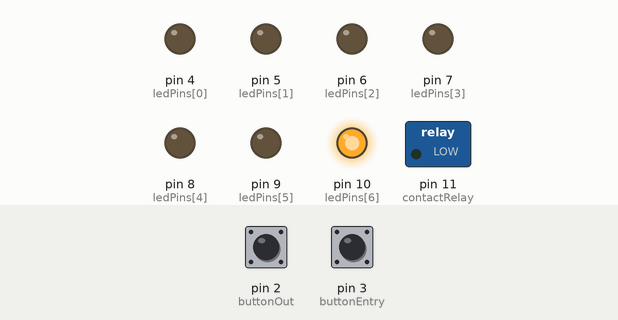
Simulated run of this sketch. Board: Arduino Uno, built with avr-gcc and run on an emulated ATmega328P. On the bench: switched loads named in the sketch (green lamp = pin HIGH), output pins drawn as LEDs (lit = HIGH). Inputs (shaded band) come from the test bench; at power-on: pin 3 (buttonEntry) HIGH, pin 2 (buttonOut) HIGH.

Above: at 1.2 s.
1.3 s: pin 3 (buttonEntry) pulled LOW for 0.15 s
At 2.4 s:
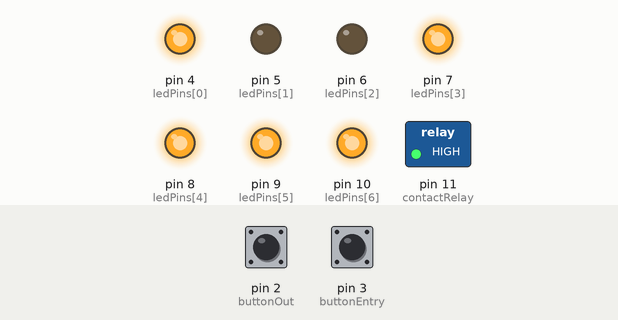
4.4 s: pin 2 (buttonOut) pulled LOW for 0.15 s
At 6.7 s:
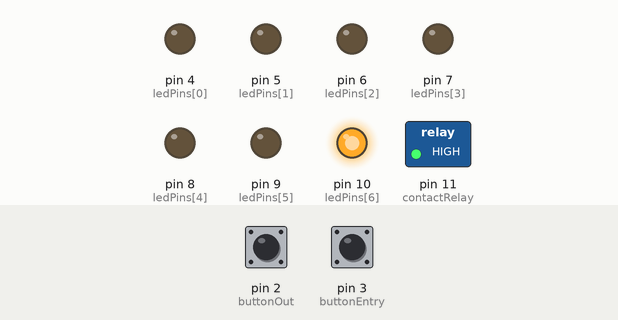
7.5 s: pin 3 (buttonEntry) pulled LOW for 1 s
At 9.4 s:
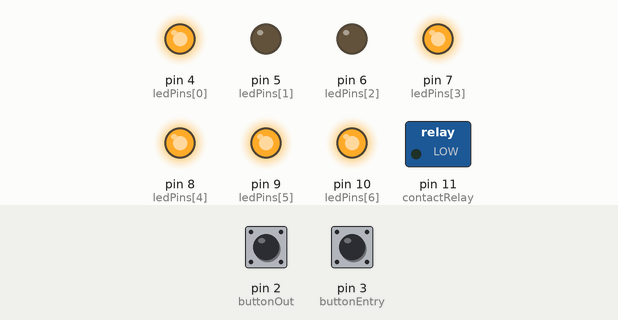
11.5 s: pin 3 (buttonEntry) pulled LOW for 0.15 s
At 12.5 s:
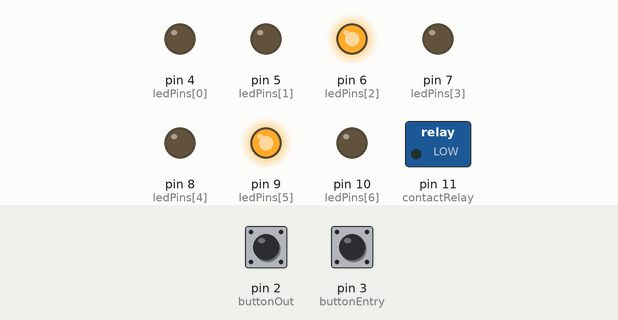
14.6 s: pin 3 (buttonEntry) pulled LOW for 3.2 s
At 16.9 s:
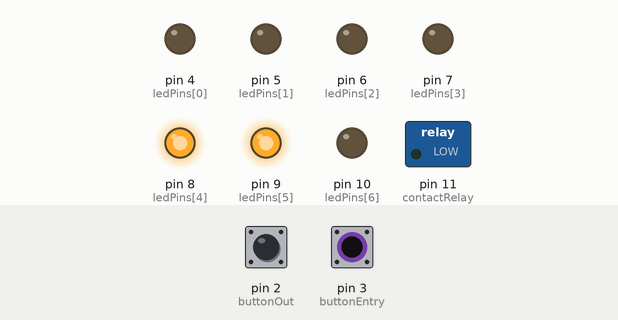
20.8 s: pin 3 (buttonEntry) pulled LOW for 0.15 s
At 22.8 s:
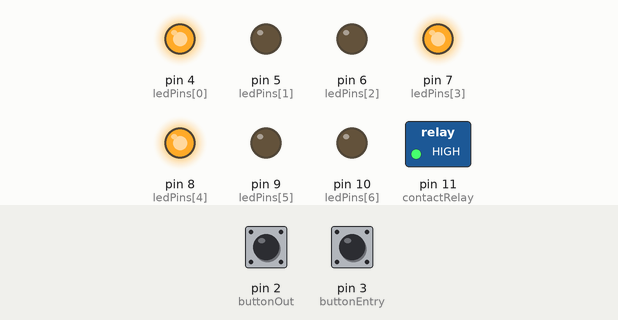
Timing chart, 0 to 24.9 s (numbered marks = the images above; inputs shaded):
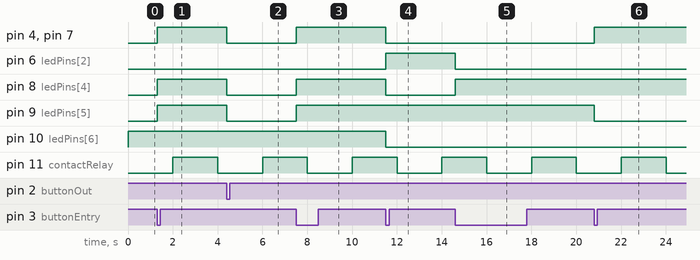

The sketch:

sketch.ino
```cpp
#define SIZE 7
#define EMPTY 0
#define FULL 1
const int buttonEntry = 3;
const int buttonOut = 2;
int fsm;

const int ledPins[SIZE] = {4 , 5 , 6 , 7 , 8 , 9 , 10};
const byte ledMatrix[][SIZE] = {
  {0,0,0,0,0,0,1},
  {1,0,0,1,1,1,1},
  {0,0,1,0,0,1,0},
  {0,0,0,0,1,1,0},
  {1,0,0,1,1,0,0},
  {0,1,0,0,1,0,0},
  {0,1,0,0,0,0,0},
  {0,0,0,1,1,1,1},
  {0,0,0,0,0,0,0},
  {0,0,0,1,1,0,0}
};

const int contactRelay = 11;
unsigned long ledLastDebounce = 0;
int ledState = LOW;
int counter;

volatile unsigned long lastOutDebounce = 0;
volatile unsigned long debounceDelay = 200;
volatile bool isOut = false;

volatile unsigned long lastEntryDebounce = 0;
volatile bool isEntry = false;

void setup() {
  pinMode(buttonEntry , INPUT_PULLUP);
  attachInterrupt(1 , entryInterrupt , FALLING);
  pinMode(buttonOut , INPUT_PULLUP);
  attachInterrupt(0, outInterrupt , FALLING);

  for(int i = 0 ; i < SIZE ; i++){
    pinMode(ledPins[i], OUTPUT);
  }

  pinMode(contactRelay , OUTPUT);
  fsm = EMPTY;
}

void loop() {
  switch(fsm){
    case EMPTY:
      blinkingLed();
      display(counter);
      if(isEntry){
        if(counter < 9){
          counter++;
        }
        isEntry = false;
      }

      if(isOut){
        if(counter > 0){
          counter--;
        }
        isOut = false;
      }

      if(counter == 9){
        digitalWrite(contactRelay , LOW);
        fsm = FULL;
      }
      break;
    case FULL:
      display(counter);
      if(isOut){
        counter--;
        fsm = EMPTY;
        isOut = false;
      }
      if(isEntry){
        isEntry = false;
      }
      break;
  }

}


void entryInterrupt(){
  unsigned long currentTime = millis();
  if(currentTime - lastEntryDebounce > debounceDelay){
    isEntry = true;
    lastEntryDebounce = currentTime;
  }
}

void outInterrupt(){
  unsigned long currentTime = millis();
  if(currentTime - lastOutDebounce > debounceDelay){
    isOut = true;
    lastOutDebounce = currentTime;
  }
}

void blinkingLed(){
  unsigned long currentTime = millis();
  if(currentTime - ledLastDebounce > 2000){
    if(ledState == LOW){
      ledState = HIGH;
    }
    else{
      ledState = LOW;
    }
    ledLastDebounce = currentTime;
    digitalWrite(contactRelay , ledState);
  }
}

void display(int adder){
  for(int i = 0 ; i < SIZE ; i++){
    digitalWrite(ledPins[i] , ledMatrix[adder][i]);
  }
}
```

Measured:
- after the input at 1.3 s, pin 4 (ledPins[0]), pin 7 (ledPins[3]), pin 8 (ledPins[4]), pin 9 (ledPins[5]): LOW → HIGH at once
- after the input at 4.4 s, pin 4 (ledPins[0]), pin 7 (ledPins[3]), pin 8 (ledPins[4]), pin 9 (ledPins[5]): HIGH → LOW at once
- after the input at 7.5 s, pin 4 (ledPins[0]), pin 7 (ledPins[3]), pin 8 (ledPins[4]), pin 9 (ledPins[5]): LOW → HIGH at once
- after the input at 11.5 s, pin 4 (ledPins[0]), pin 7 (ledPins[3]), pin 8 (ledPins[4]), pin 10 (ledPins[6]): HIGH → LOW at once; pin 6 (ledPins[2]): LOW → HIGH at once
- after the input at 14.6 s, pin 6 (ledPins[2]): HIGH → LOW at once; pin 8 (ledPins[4]): LOW → HIGH at once
- after the input at 20.8 s, pin 4 (ledPins[0]), pin 7 (ledPins[3]): LOW → HIGH at once; pin 9 (ledPins[5]): HIGH → LOW at once
